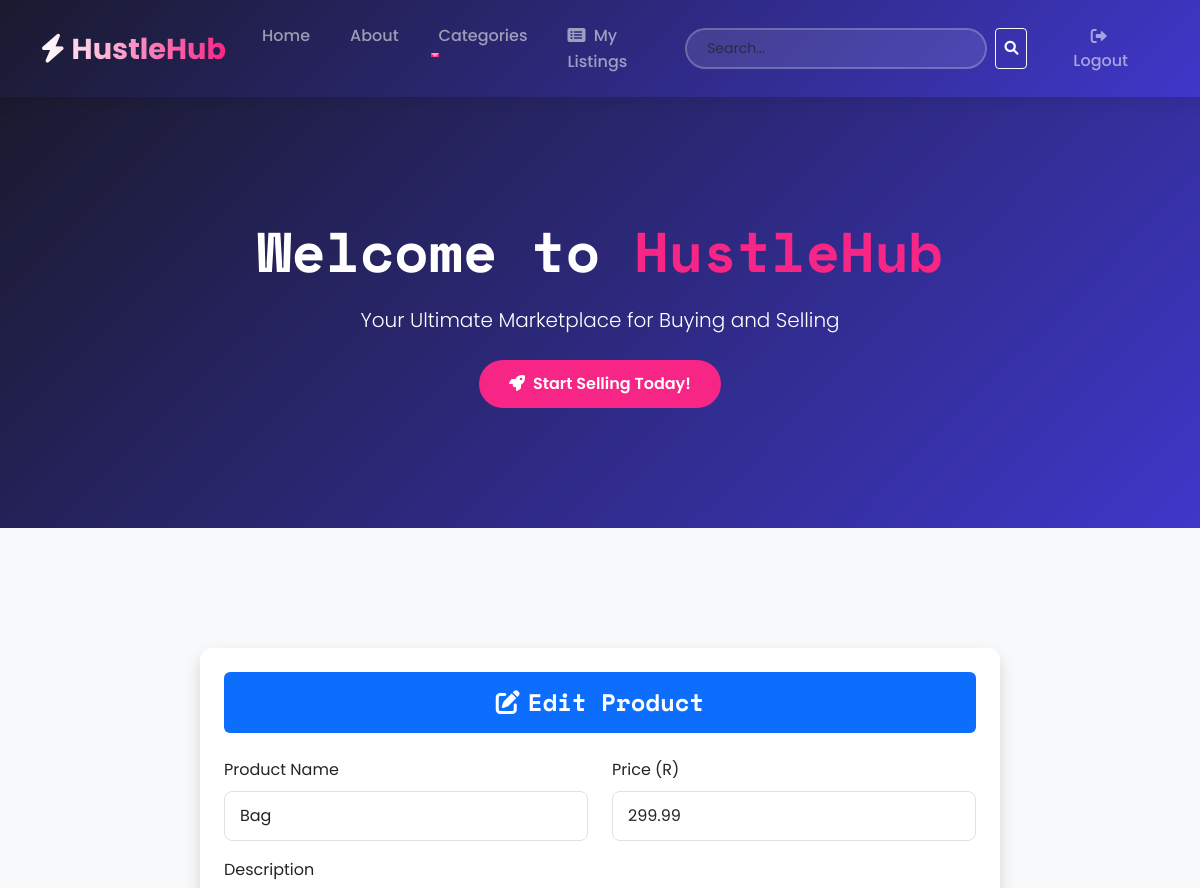
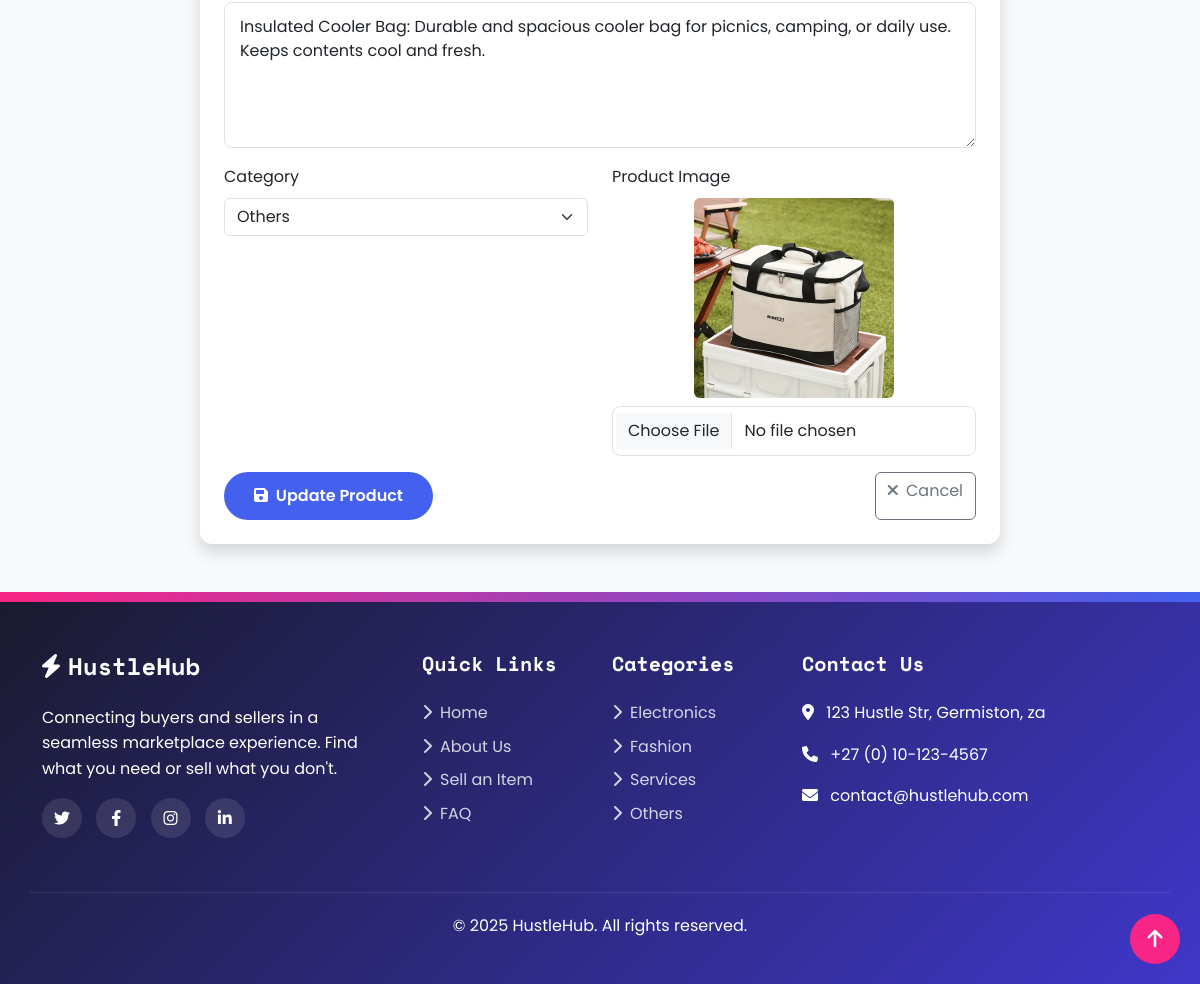
The app's page /marketplace/product/11/edit/ (signed in) with its own data (2 pictures, top to bottom).
### marketplace/models.py (models this page shows, shortened)
class Product(models.Model):
    CATEGORY_CHOICES = [
        ('electronics', 'Electronics'),
        ('fashion', 'Fashion'),
        ('services', 'Services'),
        ('others', 'Others'),
    ]
    name = models.CharField(max_length=255)
    description = models.TextField()
    price = models.DecimalField(max_digits=10, decimal_places=2)
    category = models.CharField(
        max_length=100,
        choices=CATEGORY_CHOICES
    )
    seller = models.ForeignKey(
        User,
        on_delete=models.CASCADE
    )
    image = models.ImageField(
        upload_to='product_images/',
        blank=True,
        null=True
    )
    created_at = models.DateTimeField(auto_now_add=True)

### marketplace/views.py (the view)
@login_required
def edit_product(request, product_id):
    product = get_object_or_404(
        Product, id=product_id, seller=request.user
    )
    if request.method == "POST":
        form = ProductForm(
            request.POST, request.FILES, instance=product
        )
        if form.is_valid():
            form.save()
            messages.success(
                request, "Product updated successfully!"
            )
            return redirect("my_listings")
    else:
        form = ProductForm(instance=product)
    return render(request, "marketplace/edit_product.html", {
        "form": form,
        "product": product
    })

### marketplace/forms.py
class ProductForm(forms.ModelForm):
    image = forms.ImageField(required=False)
    class Meta:
        model = Product
        fields = ['name', 'description', 'price', 'category', 'image']

### marketplace/templates/marketplace/edit_product.html (shortened to what this page needs)
{% extends "base.html" %}
{% load static %}
{% block content %}
<div class="container my-5">
  <div class="card shadow p-4 mx-auto" style="max-width: 800px;">
    <div class="bg-primary text-white text-center p-3 rounded mb-4">
      <h4 class="mb-0"><i class="fas fa-edit me-2"></i>Edit Product</h4>
    </div>
    <form method="post" enctype="multipart/form-data">
      <div class="row">
        <div class="col-md-6 mb-3">
          <label for="id_name" class="form-label">Product Name</label>
          <input type="text" name="name" id="id_name" class="form-control" value="{{ form.name.value|default:product.name }}" required>
        </div>
        <div class="col-md-6 mb-3">
          <label for="id_price" class="form-label">Price (R)</label>
          <input type="number" name="price" id="id_price" class="form-control" value="{{ form.price.value|default:product.price }}" step="0.01" min="0" required>
        </div>
      </div>
      <div class="mb-3">
        <label for="id_description" class="form-label">Description</label>
        <textarea name="description" id="id_description" class="form-control" rows="5" required>{{ form.description.value|default:product.description }}</textarea>
      </div>
      <div class="row">
        <div class="col-md-6 mb-3">
          <label for="id_category" class="form-label">Category</label>
          <select name="category" id="id_category" class="form-select">
            <option value="others" {% if form.category.value|default:product.category == 'others' %}selected{% endif %}>Others</option>
          </select>
        </div>
        <div class="col-md-6 mb-3">
          <label for="id_image" class="form-label">Product Image</label>
          {% if product.image %}
          <div class="text-center mb-2">
            <img src="{{ product.image.url }}" alt="{{ product.name }}" class="img-fluid rounded" style="max-width: 200px;">
          </div>
          {% else %}
          <p class="text-muted">No image uploaded</p>
          {% endif %}
          <input type="file" name="image" id="id_image" class="form-control" accept="image/*">
        </div>
      </div>
      <div class="d-flex justify-content-between">
        <button type="submit" class="btn btn-primary">
          <i class="fas fa-save me-1"></i> Update Product
        </button>
        <a href="{% url 'my_listings' %}" class="btn btn-outline-secondary">
          <i class="fas fa-times me-1"></i> Cancel
        </a>
      </div>
    </form>
  </div>
</div>
{% endblock %}

### static/css/style.css (style rules this page uses)
:root { --primary: #4361ee; --primary-dark: #3f37c9; --accent: #f72585; --dark: #1a1a2e; --light: #f8f9fa; --gray: #6c757d; }
body { font-family: 'Poppins', sans-serif; background-color: var(--light); color: #333; line-height: 1.6; }
h1, h2, h3, h4, h5, h6 { font-family: 'Space Mono', monospace; font-weight: 700; }
.btn-primary { background-color: var(--primary); border: none; padding: 12px 30px; border-radius: 50px; font-weight: 600; transition: all 0.3s ease; }
.card { border-radius: 12px; overflow: hidden; transition: all 0.3s ease; border: none; box-shadow: 0 5px 15px rgba(0, 0, 0, 0.05); }
.form-control { border-radius: 8px; padding: 12px 15px; transition: all 0.3s ease; }

### home/templates/base.html (style rules this page uses)
html { scroll-behavior: smooth; }

### records on screen
Product: name "Bag", price "299.99", description "Insulated Cooler Bag: Durable and spacious cooler bag for picnics, camping, or daily use. Keeps contents cool and fresh.", category "Others", image (picture)
